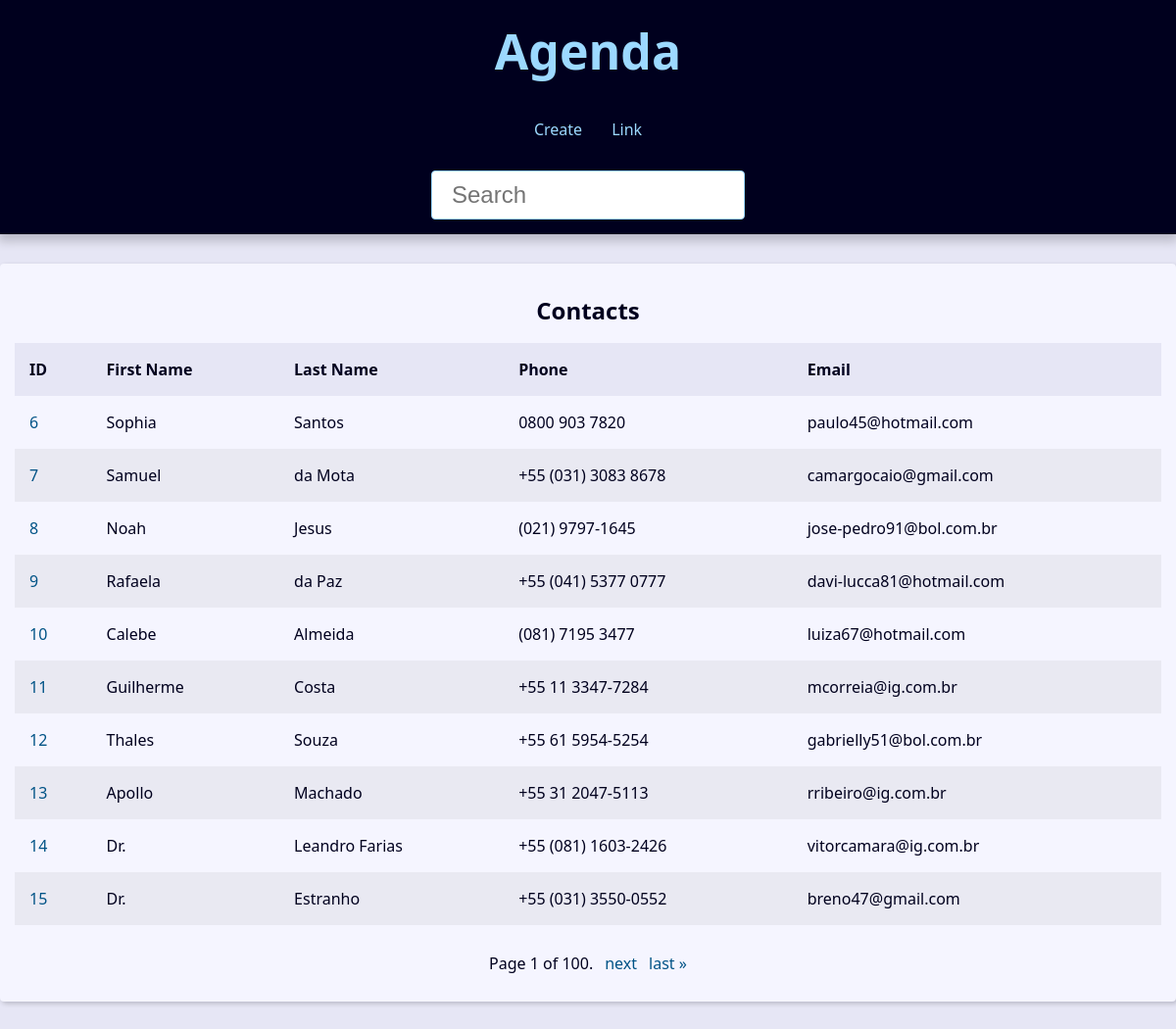
The page / on the database its author committed.
### contact/models.py (models this page shows, shortened)
class Contact(models.Model):
    first_name = models.CharField(max_length=50)
    last_name = models.CharField(max_length=50, blank=True)
    phone = models.CharField(max_length=50)
    email = models.EmailField(max_length=254, blank=True)
    created_date = models.DateTimeField(default=timezone.now)
    description = models.TextField(blank=True)
    show = models.BooleanField(default=True)
    picture = models.ImageField(blank=True, upload_to='pictures/%Y/%m/')
    category = models.ForeignKey(Category, on_delete=models.SET_NULL, blank=True,null=True)
    owner = models.ForeignKey(User, on_delete=models.SET_NULL, blank=True,null=True)

### contact/views/contact_views.py (the view)
# urls.py: path('', views.index, name="index"),
def index(request):
    contact = Contact.objects.filter(show=True).order_by('id')
    paginator = Paginator(contact, 10)
    page_number = request.GET.get("page")
    page_obj = paginator.get_page(page_number)
    context = {
        'page_obj': page_obj,
        'site_title': 'Contatos - '
    }
    return render(
        request,
        'contact/index.html',
        context,
        )

### contact/templates/contact/index.html (shortened to what this page needs)
{% extends "global/base.html" %}
{% block content %}
{% if page_obj %}
    <div class='responsive-table'>
        <table class='contacts-table'>
            <caption class="table-caption">Contacts</caption>
            <theade>
                <tr class="table-row table-row-header">
                    <th class="table-header">ID</th>
                    <th class="table-header">First Name</th>
                    <th class="table-header">Last Name</th>
                    <th class="table-header">Phone</th>
                    <th class="table-header">Email</th>
                </tr>
            <tbody>
                {% for contact in page_obj %}
                <tr class="table-row">
                    <td class="table-cel">
                        <a class="table-link"
                        href="{% url "contact:contact" contact.id %}">
                            {{contact.id}}
                        </a>
                    </td>
                    <td class="table-cel">
                        {{contact.first_name}}
                    </td>
                    <td class="table-cel">
                        {{contact.last_name}}
                    </td>
                    <td class="table-cel">
                        {{contact.phone}}
                    </td>
                    <td class="table-cel">
                        {{contact.email}}
                    </td>
                </tr>
                {% endfor %}
            </tbody>
        </table>
    </div>
{% else %}
    <div class="single-contact">
        <h1 class="single-contact-name">
            Nenhum contato foi encontrado.
        </h1>
    </div>
{% endif %}
{% endblock content%}

### base_static/global/css/style.css (style rules this page uses)
:root { --spacing: 1.5rem; --link-dark-color: rgb(0, 83, 134); --link-light-color: rgb(156, 217, 255); --clr-white: rgb(245, 245, 255); --clr-black: rgb(0, 0, 30); --clr-light-gray: rgb(230, 230, 245); --clr-dark-shadow-5: rgba(0, 0, 10, 5%); --clr-dark-shadow-10: rgba(0, 0, 10, 10%); --clr-dark-shadow-20: rgba(0, 0, 10, 20%); --clr-light-shadow-5: rgba(200, 200, 255, 5%); --clr-light-shadow-10: rgba(200, 200, 255, 10%); --clr-light-shadow-20: rgba(200, 200, 255, 20%); --main-page-width: 120rem; --table-min-width: 60rem; --biggest-font-size: 5rem; --bigger-font-size: 4rem; --big-font-size: 3.2rem; --medium-font-size: 2.4rem; --small-font-size: 1.6rem; --smaller-font-size: 1.4rem; --smallest-font-size: 1.2rem; --transition-fast: 300ms; --transition-medium: 600ms; --transition-slow: 1s; --default-border-radius: 4px; }
*, *::before, *::after { margin: 0; padding: 0; box-sizing: border-box; }
html { font-size: 62.5%; }
body { font-family: system-ui, -apple-system, BlinkMacSystemFont, "Segoe UI", Roboto, Oxygen, Ubuntu, Cantarell, "Open Sans", "Helvetica Neue", sans-serif; line-height: 1.5; font-size: var(--small-font-size); color: var(--clr-black); -webkit-font-smoothing: antialiased; background: var(--clr-light-gray); }
.responsive-table { width: 100%; overflow-x: auto; }
.contacts-table { width: 100%; min-width: var(--table-min-width); border-collapse: collapse; }
.table-caption { font-size: var(--medium-font-size); font-weight: bold; padding: var(--spacing); }
.table-row { text-align: left; text-overflow: ellipsis; transition: background-color var(--transition-fast) ease-in-out; }
.table-row:nth-of-type(2n) { background: var(--clr-dark-shadow-5); }
.table-row-header { background: var(--clr-light-gray); color: var(--clr-black); }
.table-cel, .table-header { padding: var(--spacing); }
.table-link { color: var(--link-dark-color); transition: color var(--transition-fast) ease-in-out; text-decoration: none; }

### rows shown on the page
Contact: id "6", first_name "Sophia", last_name "Santos", phone "0800 903 7820", email "paulo45@hotmail.com"
Contact: id "7", first_name "Samuel", last_name "da Mota", phone "+55 (031) 3083 8678", email "camargocaio@gmail.com"
Contact: id "8", first_name "Noah", last_name "Jesus", phone "(021) 9797-1645", email "jose-pedro91@bol.com.br"
Contact: id "9", first_name "Rafaela", last_name "da Paz", phone "+55 (041) 5377 0777", email "davi-lucca81@hotmail.com"
Contact: id "10", first_name "Calebe", last_name "Almeida", phone "(081) 7195 3477", email "luiza67@hotmail.com"
Contact: id "11", first_name "Guilherme", last_name "Costa", phone "+55 11 3347-7284", email "mcorreia@ig.com.br"
Contact: id "12", first_name "Thales", last_name "Souza", phone "+55 61 5954-5254", email "gabrielly51@bol.com.br"
Contact: id "13", first_name "Apollo", last_name "Machado", phone "+55 31 2047-5113", email "rribeiro@ig.com.br"
Contact: id "14", first_name "Dr.", last_name "Leandro Farias", phone "+55 (081) 1603-2426", email "vitorcamara@ig.com.br"
Contact: id "15", first_name "Dr.", last_name "Estranho", phone "+55 (031) 3550-0552", email "breno47@gmail.com"

### other values the page prints
{{ page_obj.number }} "1"
{{ page_obj.paginator.num_pages }} "100"
